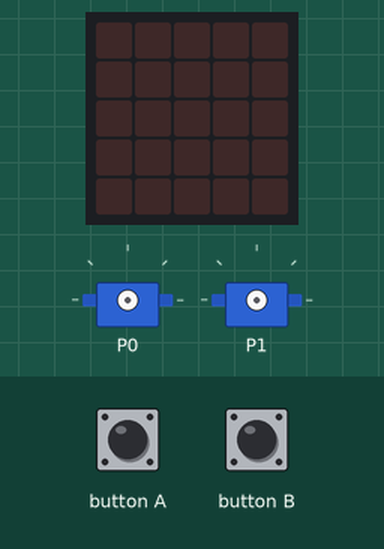
A program run on a simulated BBC micro:bit (MakeCode). Parts: the board's 5×5 LED display, 2 × servo. The test bench sets the inputs (shaded band).

Above: at 1.2 s.
1.3 s: button A pressed for 0.15 s
At 2.3 s:
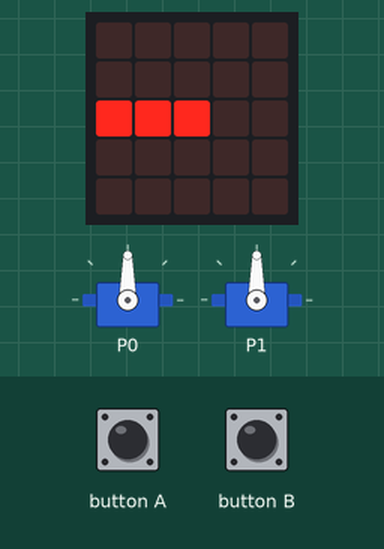
4.3 s: button B pressed for 0.15 s
At 6.6 s:
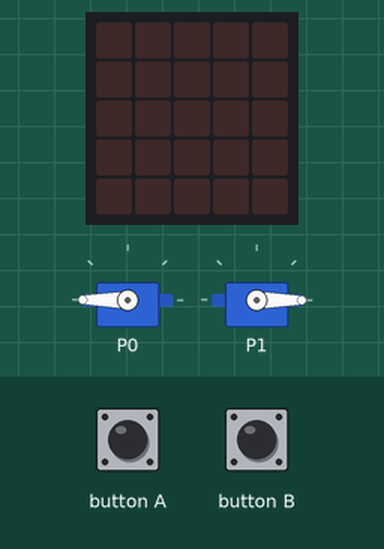
7.3 s: button A pressed for 0.15 s
At 7.65 s:
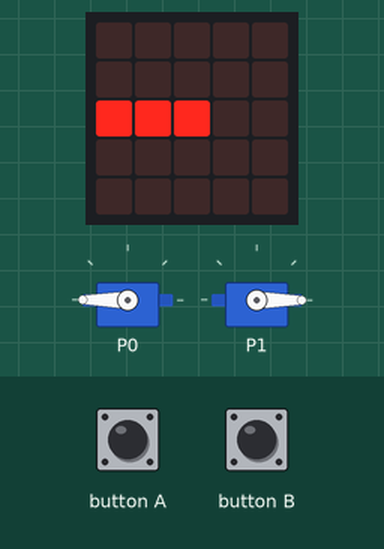
Timing chart, 0 to 10.3 s (numbered marks = the images above; inputs shaded):
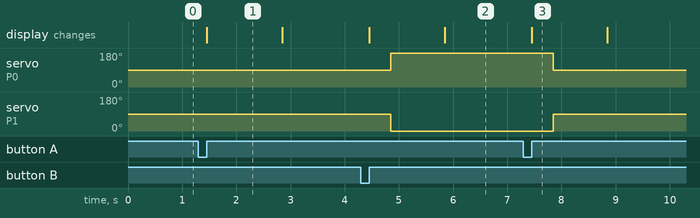

The program:

main.ts
```typescript
input.onButtonPressed(Button.A, function () {
    basic.showLeds(`
        . . . . .
        . . . . .
        # # # . .
        . . . . .
        . . . . .
        `)
    servos.P0.setAngle(90)
    servos.P1.setAngle(90)
    basic.pause(1000)
    basic.clearScreen()
})
input.onButtonPressed(Button.B, function () {
    basic.showLeds(`
        . . . . .
        . . . . .
        . . # . .
        . . # . .
        . . # . .
        `)
    servos.P0.setAngle(180)
    servos.P1.setAngle(0)
    basic.pause(1000)
    basic.clearScreen()
})
```

test.ts
```typescript
// Tady jsou testy. Při použití tohoto balíčku jako rozšíření nebude zkompilováno.
```

Measured:
- after the input at 1.3 s, the display: changes after 0.15 s (image 1)
- after the input at 4.3 s, servo on P0: 90° → 180° after 0.55 s; servo on P1: 90° → 0° after 0.55 s; the display: first changes after 0.15 s (image 2 shows a later state)
- after the input at 7.3 s, servo on P0: 180° → 90° after 0.55 s; servo on P1: 0° → 90° after 0.55 s; the display: changes after 0.15 s (image 3)
- what the display in image 1 shows lasts 1.4 s, from 1.5 s to 2.9 s
